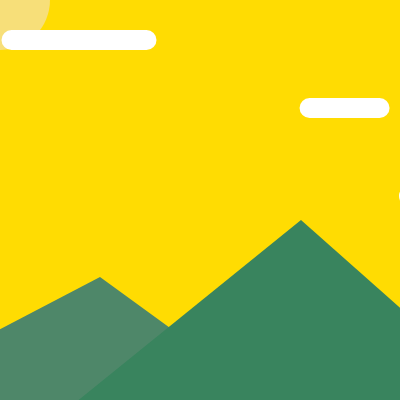
Frame 1 (no input)
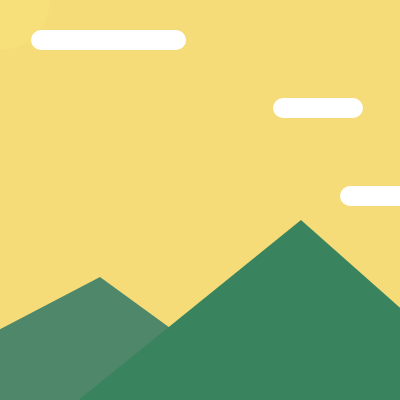
Frame 60 (no input)
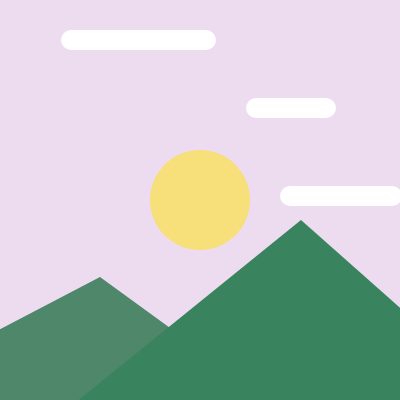
Frame 120 (the mouse pressed at the canvas centre since frame 60)

The p5.js sketch that drew these frames (run headless with seeded random() and noise() and a simulated clock; from frame 60 on, the mouse is pressed at the canvas centre):

// p5.js sketch
// ── sketch.js
let circleX = 50;
let rectX = 1;
let rectY = 400;
let rectZ = 300;
let B = 0;
let R = 255;

function setup() {
  createCanvas(400, 400);
}

function draw() {
  B += 2;
  R -= 0.15;
  background(R, 220, B);
  strokeWeight(0);
  stroke(0);
  fill(0);

  //太陽//
  fill(247, 223, 121);
  circle(mouseX, mouseY, 100);

  //雲//
  fill(255, 255, 255);
  rectX = rectX + 0.5;
  rectY = rectY - 1;
  rectZ = rectZ - 0.45;
  rect(rectX, 30, 155, 20, 30);
  rect(rectZ, 98, 90, 20, 30);
  rect(rectY, 186, 122, 20, 30);

  //後面的山//
  fill(78, 135, 105);
  triangle(100, 277, 331, 445, -222, 445);
  //前面的山//
  fill(57, 132, 94);
  triangle(301, 220, 555, 445, 23, 445);
}
